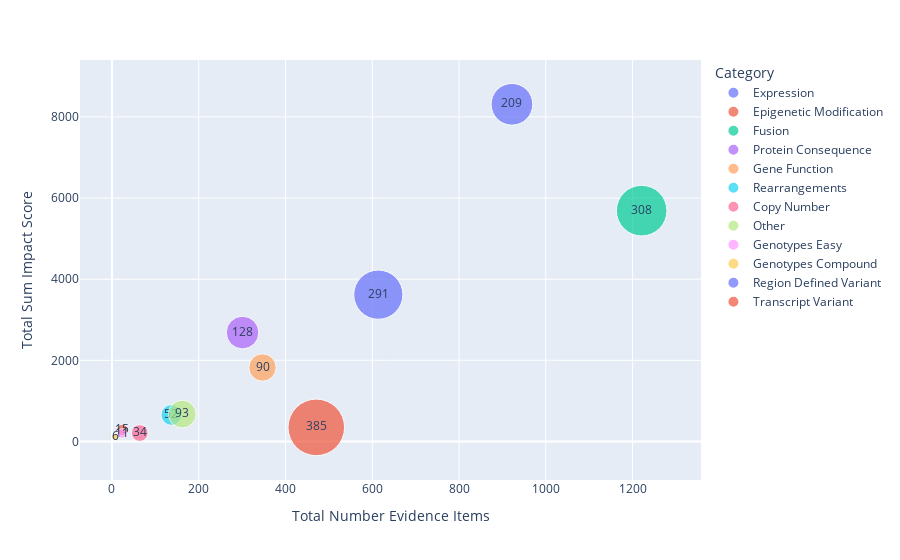

Here is the notebook cell this chart was saved with:
### Markdown cell above
The scatterplot below shows the relationship between the Not Suported variant sub category impact score and the number of evidence items associated with variants in each sub category. Additionally, the sizes of the data point represent the number of variants in each sub category.

### Code cell
fig2= px.scatter(data_frame= not_supported_variant_impact_df,
                x= "Total Number Evidence Items",
                y= "Total Sum Impact Score",
                size= "Total Number Variants",
                size_max= 40,
                text= "Total Number Variants",
                # color_discrete_sequence= Bold,
                color= "Category",
                hover_data= "% Accepted Evidence Items")
fig2.show()

### Figure 1 — Plotly figure (JSON) as saved in the notebook; plotly's stock layout.template omitted (floating-point values rounded to 4 significant figures)
{"data": [{"customdata": [["55.70%"]], "hovertemplate": "Category=Expression<br>Total Number Evidence Items=%{x}<br>Total Sum Impact Score=%{y}<br>Total Number Variants=%{text}<br>% Accepted Evidence Items=%{customdata[0]}<extra></extra>", "legendgroup": "Expression", "marker": {"color": "#636efa", "size": [291], "sizemode": "area", "sizeref": 0.2406, "symbol": "circle"}, "mode": "markers+text", "name": "Expression", "orientation": "v", "showlegend": true, "text": [291], "type": "scatter", "x": [614], "xaxis": "x", "y": [3618], "yaxis": "y"}, {"customdata": [["91.67%"]], "hovertemplate": "Category=Epigenetic Modification<br>Total Number Evidence Items=%{x}<br>Total Sum Impact Score=%{y}<br>Total Number Variants=%{text}<br>% Accepted Evidence Items=%{customdata[0]}<extra></extra>", "legendgroup": "Epigenetic Modification", "marker": {"color": "#EF553B", "size": [15], "sizemode": "area", "sizeref": 0.2406, "symbol": "circle"}, "mode": "markers+text", "name": "Epigenetic Modification", "orientation": "v", "showlegend": true, "text": [15], "type": "scatter", "x": [24], "xaxis": "x", "y": [285.5], "yaxis": "y"}, {"customdata": [["59.30%"]], "hovertemplate": "Category=Fusion<br>Total Number Evidence Items=%{x}<br>Total Sum Impact Score=%{y}<br>Total Number Variants=%{text}<br>% Accepted Evidence Items=%{customdata[0]}<extra></extra>", "legendgroup": "Fusion", "marker": {"color": "#00cc96", "size": [308], "sizemode": "area", "sizeref": 0.2406, "symbol": "circle"}, "mode": "markers+text", "name": "Fusion", "orientation": "v", "showlegend": true, "text": [308], "type": "scatter", "x": [1221], "xaxis": "x", "y": [5689.0], "yaxis": "y"}, {"customdata": [["63.46%"]], "hovertemplate": "Category=Protein Consequence<br>Total Number Evidence Items=%{x}<br>Total Sum Impact Score=%{y}<br>Total Number Variants=%{text}<br>% Accepted Evidence Items=%{customdata[0]}<extra></extra>", "legendgroup": "Protein Consequence", "marker": {"color": "#ab63fa", "size": [128], "sizemode": "area", "sizeref": 0.2406, "symbol": "circle"}, "mode": "markers+text", "name": "Protein Consequence", "orientation": "v", "showlegend": true, "text": [128], "type": "scatter", "x": [301], "xaxis": "x", "y": [2684.0], "yaxis": "y"}, {"customdata": [["44.38%"]], "hovertemplate": "Category=Gene Function<br>Total Number Evidence Items=%{x}<br>Total Sum Impact Score=%{y}<br>Total Number Variants=%{text}<br>% Accepted Evidence Items=%{customdata[0]}<extra></extra>", "legendgroup": "Gene Function", "marker": {"color": "#FFA15A", "size": [90], "sizemode": "area", "sizeref": 0.2406, "symbol": "circle"}, "mode": "markers+text", "name": "Gene Function", "orientation": "v", "showlegend": true, "text": [90], "type": "scatter", "x": [347], "xaxis": "x", "y": [1822.0], "yaxis": "y"}, {"customdata": [["38.69%"]], "hovertemplate": "Category=Rearrangements<br>Total Number Evidence Items=%{x}<br>Total Sum Impact Score=%{y}<br>Total Number Variants=%{text}<br>% Accepted Evidence Items=%{customdata[0]}<extra></extra>", "legendgroup": "Rearrangements", "marker": {"color": "#19d3f3", "size": [52], "sizemode": "area", "sizeref": 0.2406, "symbol": "circle"}, "mode": "markers+text", "name": "Rearrangements", "orientation": "v", "showlegend": true, "text": [52], "type": "scatter", "x": [137], "xaxis": "x", "y": [653], "yaxis": "y"}, {"customdata": [["42.19%"]], "hovertemplate": "Category=Copy Number<br>Total Number Evidence Items=%{x}<br>Total Sum Impact Score=%{y}<br>Total Number Variants=%{text}<br>% Accepted Evidence Items=%{customdata[0]}<extra></extra>", "legendgroup": "Copy Number", "marker": {"color": "#FF6692", "size": [34], "sizemode": "area", "sizeref": 0.2406, "symbol": "circle"}, "mode": "markers+text", "name": "Copy Number", "orientation": "v", "showlegend": true, "text": [34], "type": "scatter", "x": [64], "xaxis": "x", "y": [207], "yaxis": "y"}, {"customdata": [["37.04%"]], "hovertemplate": "Category=Other<br>Total Number Evidence Items=%{x}<br>Total Sum Impact Score=%{y}<br>Total Number Variants=%{text}<br>% Accepted Evidence Items=%{customdata[0]}<extra></extra>", "legendgroup": "Other", "marker": {"color": "#B6E880", "size": [93], "sizemode": "area", "sizeref": 0.2406, "symbol": "circle"}, "mode": "markers+text", "name": "Other", "orientation": "v", "showlegend": true, "text": [93], "type": "scatter", "x": [162], "xaxis": "x", "y": [673.5], "yaxis": "y"}, {"customdata": [["56.52%"]], "hovertemplate": "Category=Genotypes Easy<br>Total Number Evidence Items=%{x}<br>Total Sum Impact Score=%{y}<br>Total Number Variants=%{text}<br>% Accepted Evidence Items=%{customdata[0]}<extra></extra>", "legendgroup": "Genotypes Easy", "marker": {"color": "#FF97FF", "size": [11], "sizemode": "area", "sizeref": 0.2406, "symbol": "circle"}, "mode": "markers+text", "name": "Genotypes Easy", "orientation": "v", "showlegend": true, "text": [11], "type": "scatter", "x": [23], "xaxis": "x", "y": [195], "yaxis": "y"}, {"customdata": [["57.14%"]], "hovertemplate": "Category=Genotypes Compound<br>Total Number Evidence Items=%{x}<br>Total Sum Impact Score=%{y}<br>Total Number Variants=%{text}<br>% Accepted Evidence Items=%{customdata[0]}<extra></extra>", "legendgroup": "Genotypes Compound", "marker": {"color": "#FECB52", "size": [6], "sizemode": "area", "sizeref": 0.2406, "symbol": "circle"}, "mode": "markers+text", "name": "Genotypes Compound", "orientation": "v", "showlegend": true, "text": [6], "type": "scatter", "x": [7], "xaxis": "x", "y": [117.5], "yaxis": "y"}, {"customdata": [["60.41%"]], "hovertemplate": "Category=Region Defined Variant<br>Total Number Evidence Items=%{x}<br>Total Sum Impact Score=%{y}<br>Total Number Variants=%{text}<br>% Accepted Evidence Items=%{customdata[0]}<extra></extra>", "legendgroup": "Region Defined Variant", "marker": {"color": "#636efa", "size": [209], "sizemode": "area", "sizeref": 0.2406, "symbol": "circle"}, "mode": "markers+text", "name": "Region Defined Variant", "orientation": "v", "showlegend": true, "text": [209], "type": "scatter", "x": [922], "xaxis": "x", "y": [8312.0], "yaxis": "y"}, {"customdata": [["11.46%"]], "hovertemplate": "Category=Transcript Variant<br>Total Number Evidence Items=%{x}<br>Total Sum Impact Score=%{y}<br>Total Number Variants=%{text}<br>% Accepted Evidence Items=%{customdata[0]}<extra></extra>", "legendgroup": "Transcript Variant", "marker": {"color": "#EF553B", "size": [385], "sizemode": "area", "sizeref": 0.2406, "symbol": "circle"}, "mode": "markers+text", "name": "Transcript Variant", "orientation": "v", "showlegend": true, "text": [385], "type": "scatter", "x": [471], "xaxis": "x", "y": [346.5], "yaxis": "y"}], "layout": {"legend": {"itemsizing": "constant", "title": {"text": "Category"}, "tracegroupgap": 0}, "margin": {"t": 60}, "xaxis": {"anchor": "y", "domain": [0, 1], "title": {"text": "Total Number Evidence Items"}}, "yaxis": {"anchor": "x", "domain": [0, 1], "title": {"text": "Total Sum Impact Score"}}}}
